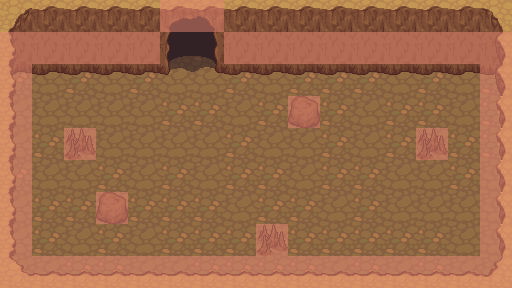

A level layout from a 2D game, rendered from its tile map. Below: a short description, then the map file with its tile-grid data intact:
An orthogonal 16x9 tile map with 32x32 px tiles, 4 tile layers (Suelo, Paredes, Objetos, Colisiones), 2 tilesets and 5 objects.

<map version="1.0" orientation="orthogonal" renderorder="left-down" width="16" height="9" tilewidth="32" tileheight="32" nextobjectid="1">
 <properties>
  <property name="unity:scale" value=".0347" />
 </properties>
 <tileset firstgid="1" name="terrain_atlas" tilewidth="32" tileheight="32" tilecount="1024" columns="32">
  <image source="../Imagenes/terrain_atlas.png" width="1024" height="1024" />
 </tileset>
 <tileset firstgid="1025" name="colisiones" tilewidth="32" tileheight="32" tilecount="5" columns="5">
  <image source="../Imagenes/colisiones.png" width="160" height="32" />
  <tile id="0">
   <objectgroup draworder="index">
    <object id="0" x="-0.8" y="-0.8" width="33.2" height="32" />
   </objectgroup>
  </tile>
  <tile id="1">
   <objectgroup draworder="index">
    <object id="0" x="16" y="0" width="15.2" height="31.2" />
   </objectgroup>
  </tile>
  <tile id="2">
   <objectgroup draworder="index">
    <object id="0" x="0.4" y="0" width="15.6" height="31.6" />
   </objectgroup>
  </tile>
  <tile id="3">
   <objectgroup draworder="index">
    <object id="0" x="-0.4" y="8" width="31.6" height="24" />
   </objectgroup>
  </tile>
  <tile id="4">
   <objectgroup draworder="index">
    <object id="0" x="0" y="15.6" width="31.2" height="15.6" />
   </objectgroup>
  </tile>
 </tileset>
 <layer name="Suelo" width="16" height="9">
  <data encoding="csv">
180,181,181,180,180,181,180,180,181,181,180,180,181,180,180,180,
181,180,181,181,181,180,180,181,180,181,181,181,181,181,181,181,
180,181,180,181,180,181,181,180,181,180,180,180,181,180,181,180,
181,181,181,181,181,180,180,181,180,181,180,181,180,180,181,180,
181,180,180,181,181,181,181,180,181,181,180,181,180,180,180,180,
180,181,181,180,181,180,181,180,180,181,180,180,181,181,180,181,
181,180,180,181,180,180,180,181,180,180,181,180,181,181,181,181,
181,180,181,180,181,180,180,180,181,180,180,180,180,180,181,181,
181,181,180,180,181,181,180,180,180,180,181,180,181,180,181,181
</data>
 </layer>
 <layer name="Paredes" width="16" height="9">
  <data encoding="csv">
42,71,71,71,71,162,163,165,165,165,165,165,165,165,165,41,
74,103,103,103,103,194,195,103,103,103,103,103,103,103,103,73,
106,135,135,135,135,226,227,135,135,135,135,135,135,135,135,105,
40,0,0,0,0,0,0,0,0,0,0,0,0,0,0,12,
40,0,0,0,0,0,0,0,0,0,0,0,0,0,0,12,
40,0,0,0,0,0,0,0,0,0,0,0,0,0,0,12,
40,0,0,0,0,0,0,0,0,0,0,0,0,0,0,12,
40,0,0,0,0,0,0,0,0,0,0,0,0,0,0,12,
10,7,7,7,7,7,7,7,7,7,7,7,7,7,7,9
</data>
 </layer>
 <layer name="Objetos" width="16" height="9">
  <properties>
   <property name="unity:sortingLayerName" value="ObjetosMundo" />
  </properties>
  <data encoding="csv">
0,0,0,0,0,0,0,0,0,0,0,0,0,0,0,0,
0,0,0,0,0,0,0,0,0,0,0,0,0,0,0,0,
0,0,0,0,0,0,0,0,0,0,0,0,0,0,0,0,
0,0,0,0,0,0,0,0,0,235,0,0,0,0,0,0,
0,0,258,0,0,0,0,0,0,0,0,0,0,258,0,0,
0,0,0,0,0,0,0,0,0,0,0,0,0,0,0,0,
0,0,0,235,0,0,0,0,0,0,0,0,0,0,0,0,
0,0,0,0,0,0,0,0,258,0,0,0,0,0,0,0,
0,0,0,0,0,0,0,0,0,0,0,0,0,0,0,0
</data>
 </layer>
 <layer name="Colisiones" width="16" height="9" opacity="0.5">
  <data encoding="csv">
0,0,0,0,0,1025,1025,0,0,0,0,0,0,0,0,0,
1025,1025,1025,1025,1025,0,0,1025,1025,1025,1025,1025,1025,1025,1025,1025,
1027,0,0,0,0,0,0,0,0,0,0,0,0,0,0,1026,
1027,0,0,0,0,0,0,0,0,1028,0,0,0,0,0,1026,
1027,0,1028,0,0,0,0,0,0,0,0,0,0,1028,0,1026,
1027,0,0,0,0,0,0,0,0,0,0,0,0,0,0,1026,
1027,0,0,1028,0,0,0,0,0,0,0,0,0,0,0,1026,
1027,0,0,0,0,0,0,0,1028,0,0,0,0,0,0,1026,
1027,1029,1029,1029,1029,1029,1029,1029,1029,1029,1029,1029,1029,1029,1029,1026
</data>
 </layer>
</map>
